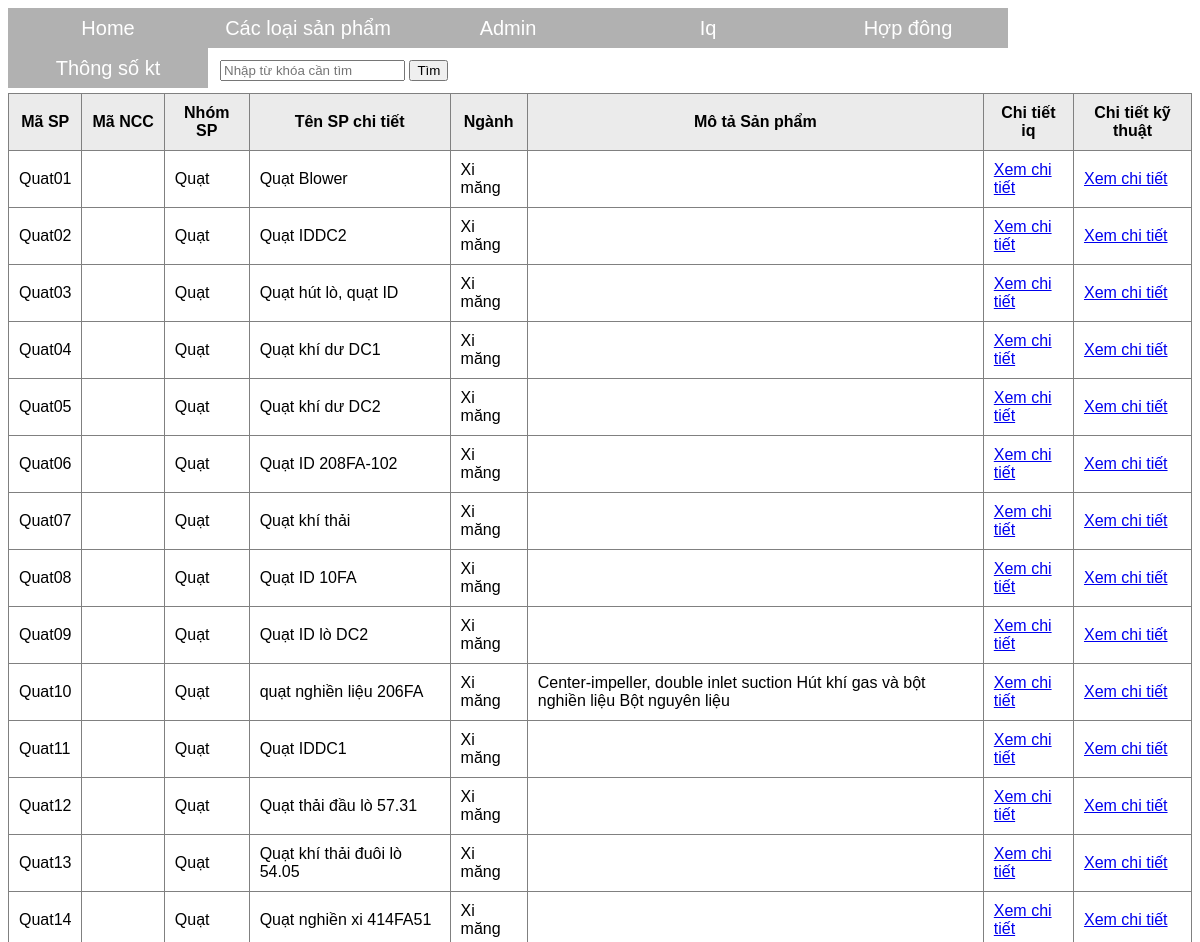
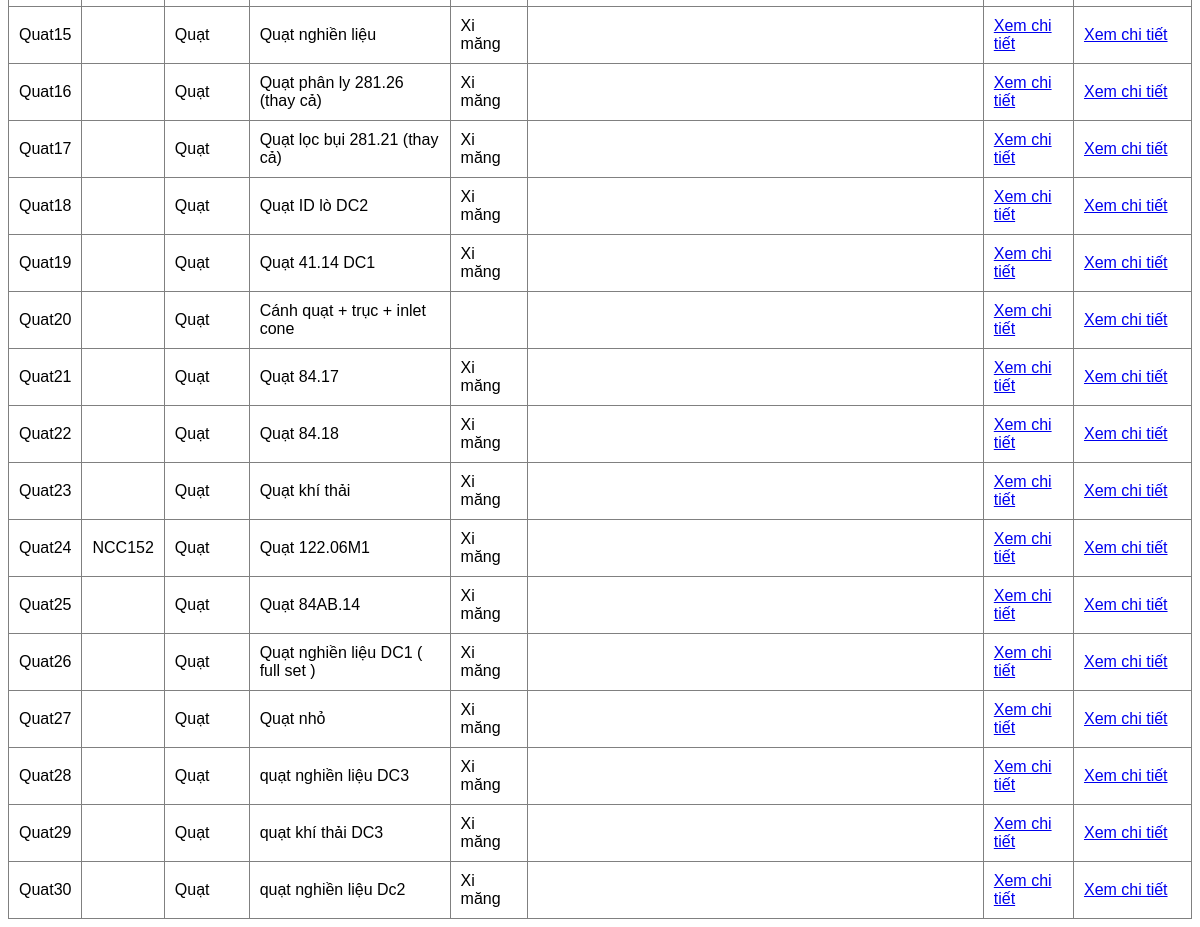
The app's page /quat.php with its own data (2 pictures, top to bottom).
### tables this page shows
CREATE TABLE `sanpham` (
  `masp` varchar(255) NOT NULL,
  `mancc` varchar(255) NOT NULL,
  `nhomsp` varchar(255) NOT NULL,
  `tenspchitiet` varchar(255) NOT NULL,
  `nganh` varchar(255) NOT NULL,
  `motasanpham` varchar(255) NOT NULL
);

### quat.php (the view, shortened to what this page needs)
<?php
    $conn = mysqli_connect("localhost", "root", "", "dataapp3") or die("Không kết nối được cơ sở dữ liệu");
    if (isset($_GET['q']) && !empty($_GET['q'])) {
        $keyword = $_GET['q'];
        $sql = "SELECT * FROM sanpham WHERE masp LIKE '%$keyword%' OR mancc LIKE '%$keyword%' OR nhomsp LIKE '%$keyword%' OR tenspchitiet LIKE '%$keyword%' OR nganh LIKE '%$keyword%'";
    }else{
        $sql = "SELECT * FROM sanpham WHERE nhomsp = 'Quạt' ";
    }
    $result = mysqli_query($conn, $sql);
?>
<!DOCTYPE html>
<html>
<head>
    <link rel="stylesheet" type="text/css" href="style.css">
</head>
<body>
          <ul>
        <li><a href="index.php">Home</a></li>
        <li><a href="">Các loại sản phẩm</a>
        </li>
        <li><a href="">Admin</a>
        </li>
        <li><a href="iq.php">Iq</a></li>
        <li><a href="hopdong.php">Hợp đông</a></li>
                <li><a href="">Thông số kt</a>
        </li>
    </ul>
    <table class="search-form" cellpadding="10">
        <tr>
            <td>
                <form action="" method="get">
                    <input type="text" name="q" placeholder="Nhập từ khóa cần tìm" value="<?php if(isset($_GET['q']))?>" />
                    <input type="submit" value="Tìm">
                </form>
            </td>
        </tr>
    </table>
    <table class="list" border="1" cellpadding="10">
          <tr>
            <th>Mã SP</th>
            <th>Mã NCC</th>
            <th>Nhóm SP</th>
            <th>Tên SP chi tiết</th>
            <th>Ngành</th>
            <th>Mô tả Sản phẩm</th>
            <th>Chi tiết iq</th>
            <th>Chi tiết kỹ thuật</th>
        </tr>
        <?php
           while ($row = mysqli_fetch_assoc($result)) {
            ?>
        <tr>
            <td><?php echo $row['masp']; ?></td>
            <td><?php echo $row['mancc']; ?></td>
            <td><?php echo $row['nhomsp']; ?></td>
            <td><?php echo $row['tenspchitiet']; ?></td>
            <td><?php echo $row['nganh']; ?></td>
            <td><?php echo $row['motasanpham']; ?></td>
                     <form action="" method="get">
            <td><a href="./chiTiet.php?idSP=<?php echo  $row['masp'] ?>" >Xem chi tiết</a></td>
        </form>
                        <form action="" method="get">
            <td><a href="./cttskt.php?idSPKT=<?php echo  $row['masp'] ?>" >Xem chi tiết</a></td>
        </form>
        </tr>
    <?php } ?>
    </table>
</body>
</html>

### style.css (style rules this page uses)
body { background: url(); background-size: cover; font-family: arial; }
ul { margin: 0; padding: 0; list-style: none; }
ul li { float: left; width: 200px; height: 40px; background-color: darkgrey; opacity: .9; line-height: 40px; text-align: center; font-size: 20px; }
ul li a { text-decoration: none; color: white; display: block; }

### quat.php (style rules this page uses)
.list { border-collapse: collapse; }
.list tr th { background: #ebebeb; }

### records on screen
sanpham: masp "Quat01", nhomsp "Quạt", tenspchitiet "Quạt Blower", nganh "Xi măng"
sanpham: masp "Quat02", nhomsp "Quạt", tenspchitiet "Quạt IDDC2", nganh "Xi măng"
sanpham: masp "Quat03", nhomsp "Quạt", tenspchitiet "Quạt hút lò, quạt ID", nganh "Xi măng"
sanpham: masp "Quat04", nhomsp "Quạt", tenspchitiet "Quạt khí dư DC1", nganh "Xi măng"
sanpham: masp "Quat05", nhomsp "Quạt", tenspchitiet "Quạt khí dư DC2", nganh "Xi măng"
sanpham: masp "Quat06", nhomsp "Quạt", tenspchitiet "Quạt ID 208FA-102", nganh "Xi măng"
sanpham: masp "Quat07", nhomsp "Quạt", tenspchitiet "Quạt khí thải", nganh "Xi măng"
sanpham: masp "Quat08", nhomsp "Quạt", tenspchitiet "Quạt ID 10FA", nganh "Xi măng"
sanpham: masp "Quat09", nhomsp "Quạt", tenspchitiet "Quạt ID lò DC2", nganh "Xi măng"
sanpham: masp "Quat10", nhomsp "Quạt", tenspchitiet "quạt nghiền liệu 206FA", nganh "Xi măng", motasanpham "Center-impeller, double inlet suction Hút khí gas và bột nghiền liệu Bột nguyên liệu"
sanpham: masp "Quat11", nhomsp "Quạt", tenspchitiet "Quạt IDDC1", nganh "Xi măng"
sanpham: masp "Quat12", nhomsp "Quạt", tenspchitiet "Quạt thải đầu lò 57.31", nganh "Xi măng"
sanpham: masp "Quat13", nhomsp "Quạt", tenspchitiet "Quạt khí thải đuôi lò 54.05", nganh "Xi măng"
sanpham: masp "Quat14", nhomsp "Quạt", tenspchitiet "Quạt nghiền xi 414FA51", nganh "Xi măng"
sanpham: masp "Quat15", nhomsp "Quạt", tenspchitiet "Quạt nghiền liệu", nganh "Xi măng"
sanpham: masp "Quat16", nhomsp "Quạt", tenspchitiet "Quạt phân ly 281.26 (thay cả)", nganh "Xi măng"
sanpham: masp "Quat17", nhomsp "Quạt", tenspchitiet "Quạt lọc bụi 281.21 (thay cả)", nganh "Xi măng"
sanpham: masp "Quat18", nhomsp "Quạt", tenspchitiet "Quạt ID lò DC2", nganh "Xi măng"
sanpham: masp "Quat19", nhomsp "Quạt", tenspchitiet "Quạt 41.14 DC1", nganh "Xi măng"
sanpham: masp "Quat20", nhomsp "Quạt", tenspchitiet "Cánh quạt + trục + inlet cone"
sanpham: masp "Quat21", nhomsp "Quạt", tenspchitiet "Quạt 84.17", nganh "Xi măng"
sanpham: masp "Quat22", nhomsp "Quạt", tenspchitiet "Quạt 84.18", nganh "Xi măng"
sanpham: masp "Quat23", nhomsp "Quạt", tenspchitiet "Quạt khí thải", nganh "Xi măng"
sanpham: masp "Quat24", mancc "NCC152", nhomsp "Quạt", tenspchitiet "Quạt 122.06M1", nganh "Xi măng"
sanpham: masp "Quat25", nhomsp "Quạt", tenspchitiet "Quạt 84AB.14", nganh "Xi măng"
sanpham: masp "Quat26", nhomsp "Quạt", tenspchitiet "Quạt nghiền liệu DC1 ( full set )", nganh "Xi măng"
sanpham: masp "Quat27", nhomsp "Quạt", tenspchitiet "Quạt nhỏ", nganh "Xi măng"
sanpham: masp "Quat28", nhomsp "Quạt", tenspchitiet "quạt nghiền liệu DC3", nganh "Xi măng"
sanpham: masp "Quat29", nhomsp "Quạt", tenspchitiet "quạt khí thải DC3", nganh "Xi măng"
sanpham: masp "Quat30", nhomsp "Quạt", tenspchitiet "quạt nghiền liệu Dc2", nganh "Xi măng"
